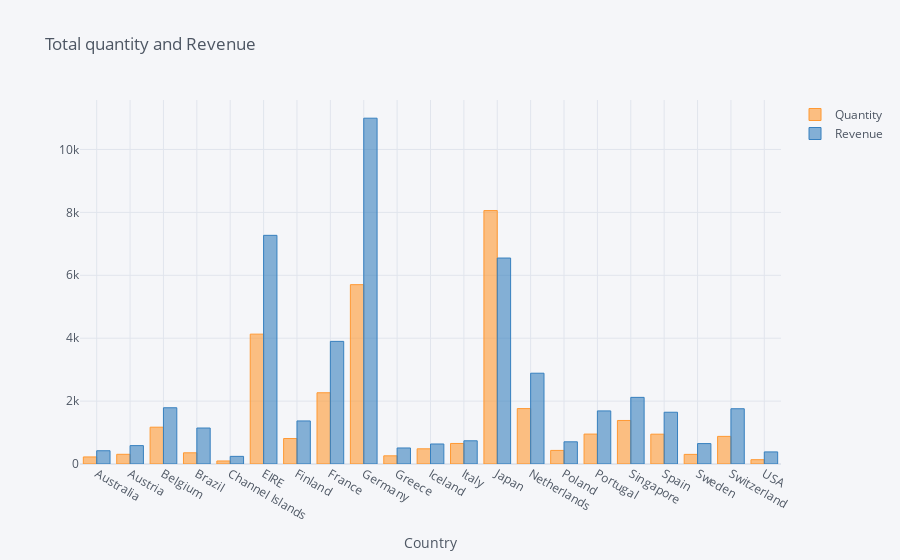

The notebook cell this image was saved under:
### Markdown cell above
## 1. Create an interactive bar chart showing total quantity and revenue by country (excluding United Kingdom) for the month of April 2011.

### Code cell
data_ret = ret[ret.Country!='United Kingdom']
data_ret = data_ret.loc[(data_ret.InvoiceDate >= '2011-4-1') & (data_ret.InvoiceDate <= '2011-4-30')]

data_ret = data_ret.groupby('Country').sum()
data_ret = data_ret[['Quantity', 'Revenue']]

data_ret.iplot(kind='bar', 
           xTitle='Country', 
           title='Total quantity and Revenue')

### Figure 1 — Plotly figure (JSON) as saved in the notebook; plotly's stock layout.template omitted (floating-point values rounded to 4 significant figures)
{"data": [{"marker": {"color": "rgba(255, 153, 51, 0.6)", "line": {"color": "rgba(255, 153, 51, 1.0)", "width": 1}}, "name": "Quantity", "orientation": "v", "text": "", "type": "bar", "x": ["Australia", "Austria", "Belgium", "Brazil", "Channel Islands", "EIRE", "Finland", "France", "Germany", "Greece", "Iceland", "Italy", "Japan", "Netherlands", "Poland", "Portugal", "Singapore", "Spain", "Sweden", "Switzerland", "USA"], "y": [224, 308, 1170, 356, 96, 4129, 810, 2265, 5702, 260, 483, 653, 8058, 1762, 432, 951, 1384, 948, 306, 878, 137]}, {"marker": {"color": "rgba(55, 128, 191, 0.6)", "line": {"color": "rgba(55, 128, 191, 1.0)", "width": 1}}, "name": "Revenue", "orientation": "v", "text": "", "type": "bar", "x": ["Australia", "Austria", "Belgium", "Brazil", "Channel Islands", "EIRE", "Finland", "France", "Germany", "Greece", "Iceland", "Italy", "Japan", "Netherlands", "Poland", "Portugal", "Singapore", "Spain", "Sweden", "Switzerland", "USA"], "y": [421.6, 584.8, 1788.0, 1144.0, 243, 7270.0, 1369.0, 3899.0, 10990.0, 509.7, 636.2, 737.8, 6548.0, 2887.0, 705.8, 1688.0, 2119.0, 1646.0, 649.1, 1757.0, 383.9]}], "layout": {"legend": {"bgcolor": "#F5F6F9", "font": {"color": "#4D5663"}}, "paper_bgcolor": "#F5F6F9", "plot_bgcolor": "#F5F6F9", "title": {"font": {"color": "#4D5663"}, "text": "Total quantity and Revenue"}, "xaxis": {"gridcolor": "#E1E5ED", "showgrid": true, "tickfont": {"color": "#4D5663"}, "title": {"font": {"color": "#4D5663"}, "text": "Country"}, "zerolinecolor": "#E1E5ED"}, "yaxis": {"gridcolor": "#E1E5ED", "showgrid": true, "tickfont": {"color": "#4D5663"}, "title": {"font": {"color": "#4D5663"}, "text": ""}, "zerolinecolor": "#E1E5ED"}}}
